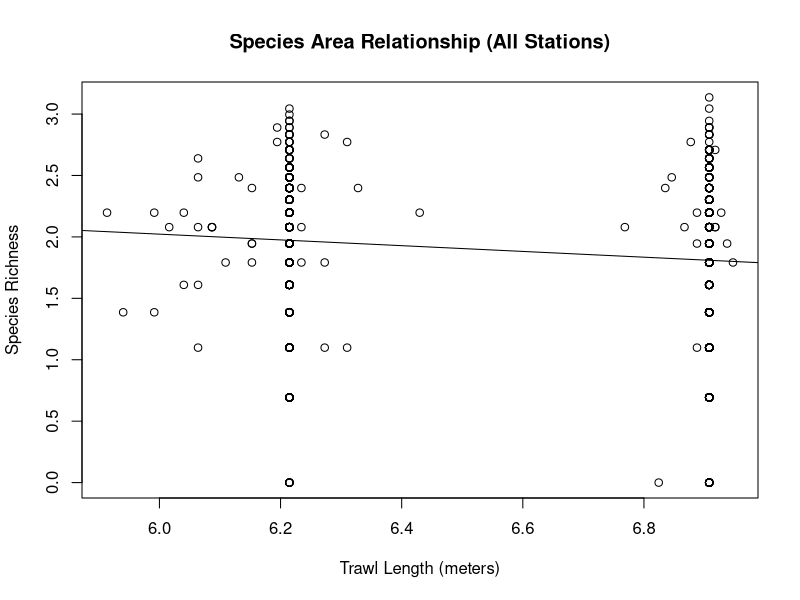
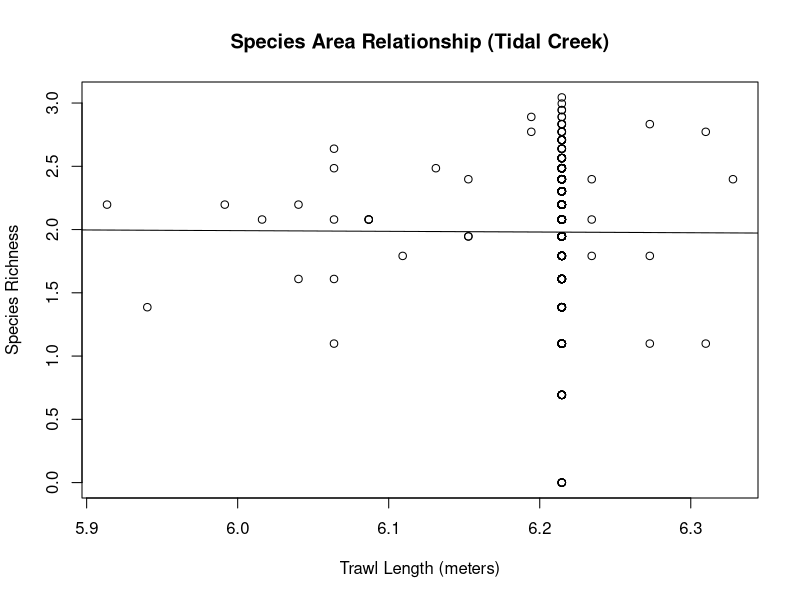
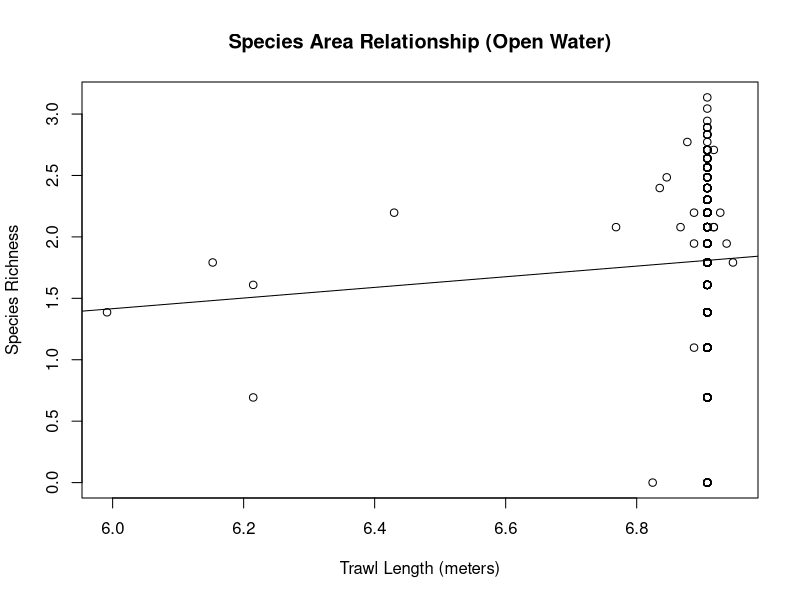
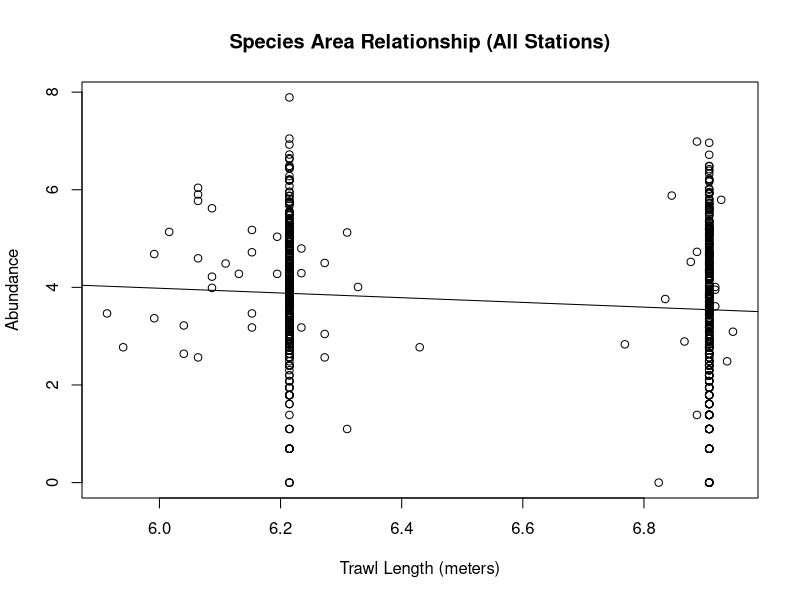
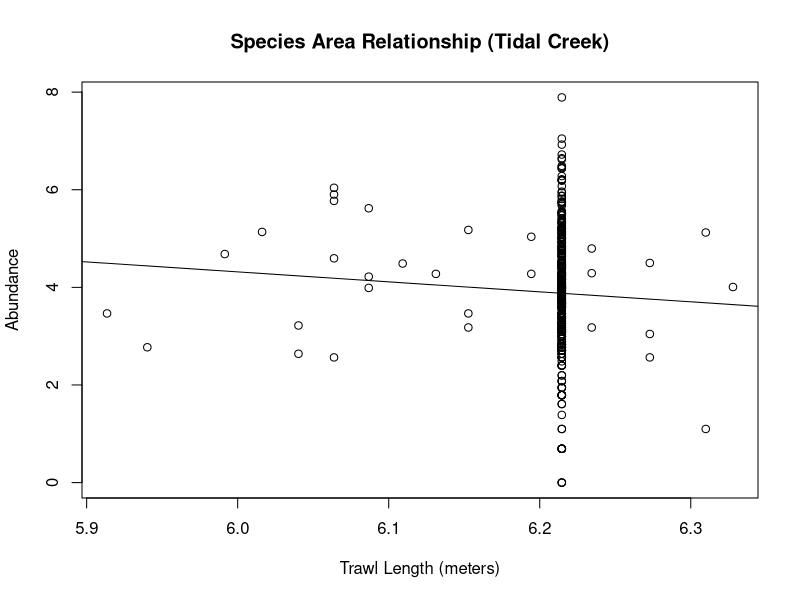
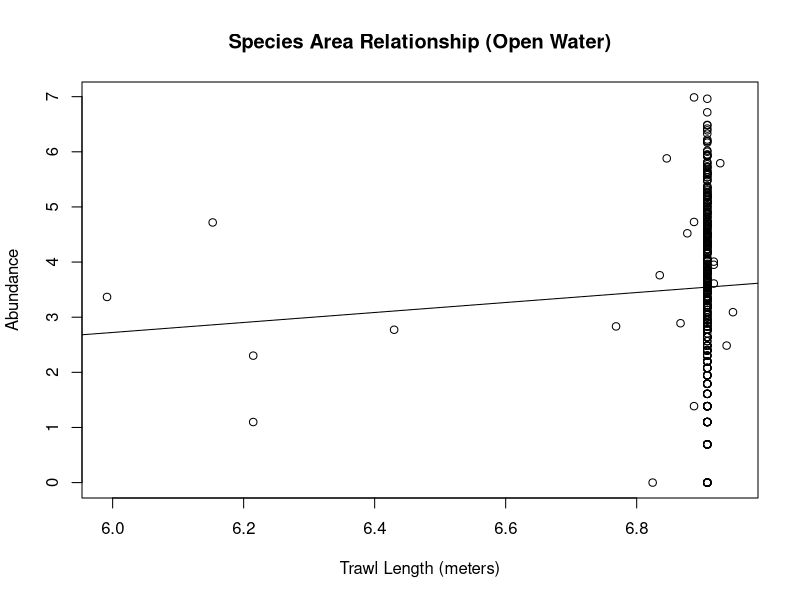

R code for these plots, in order:
#SPECIES AREA RELATIONSHIPS
#analyze pattern between trawl distances and species richness/abundance (ie, do longer trawls produce more individuals/generate higher species richness)

#load required packages
library(tidyverse)

#STEP 1: DATA WRANGLING

#import dataset
trawl_raw_data <- read.csv("./data/trawl_species_data_raw.csv")

#group raw data by station, summarize data to get richness and abundance
trawl_new <- trawl_raw_data %>% group_by(STATION_ID, STATION_TYPE) %>% summarize(n_distinct(SP_CODE, na.rm = T), sum(ABUNDANCE))

#total trawl distances by removing duplicate records created by rows of species, group by station, and total trawl tow distance
trawl_tow_dist <- trawl_raw_data[,c(3,4,6)] %>% distinct(SAMPLE_ID, .keep_all = T) %>% group_by(STATION_ID) %>% summarize(sum(TOW_DIST_m))

#combine resulting dataframes back into one
trawl_dataset <- full_join(trawl_new, trawl_tow_dist, by = "STATION_ID")

#rename columns
names(trawl_dataset) <- c("STATION_ID", "STATION_TYPE", "SP_RICH", "ABUNDANCE", "TOW_DIST_m")

#remove trawls with 0 sp richness and 0 abundances (as the following plots will be log transformed)
trawl_data_final <- trawl_dataset %>% filter(SP_RICH != 0)

#STEP 2: MODELLING 

#create linear models between species richness/abundance and trawl distances (log-log SAR) for all stations and separated by station type

lm_rich_dist_all   <- lm(log(SP_RICH) ~ log(TOW_DIST_m), data = trawl_data_final)
lm_rich_dist_tidal <- lm(log(SP_RICH) ~ log(TOW_DIST_m), data = subset(trawl_data_final, STATION_TYPE == "TidalCreek"))
lm_rich_dist_open  <- lm(log(SP_RICH) ~ log(TOW_DIST_m), data = subset(trawl_data_final, STATION_TYPE == "OpenWater"))


lm_abun_dist_all   <- lm(log(ABUNDANCE) ~ log(TOW_DIST_m), data = trawl_data_final)
lm_abun_dist_tidal <- lm(log(ABUNDANCE) ~ log(TOW_DIST_m), data = subset(trawl_data_final, STATION_TYPE == "TidalCreek"))
lm_abun_dist_open  <- lm(log(ABUNDANCE) ~ log(TOW_DIST_m), data = subset(trawl_data_final, STATION_TYPE == "OpenWater"))

#plot relationships

plot_rich_dist_all   <- plot(log(SP_RICH) ~ log(TOW_DIST_m), data = trawl_data_final, 
                             xlab = "Trawl Length (meters)", ylab = "Species Richness", main = "Species Area Relationship (All Stations)") + 
                        abline(lm_rich_dist_all)

plot_rich_dist_tidal <- plot(log(SP_RICH) ~ log(TOW_DIST_m), data = subset(trawl_data_final, STATION_TYPE == "TidalCreek"),
                             xlab = "Trawl Length (meters)", ylab = "Species Richness", main = "Species Area Relationship (Tidal Creek)") + 
                        abline(lm_rich_dist_tidal)

plot_rich_dist_open  <- plot(log(SP_RICH) ~ log(TOW_DIST_m), data = subset(trawl_data_final, STATION_TYPE == "OpenWater"),
                             xlab = "Trawl Length (meters)", ylab = "Species Richness", main = "Species Area Relationship (Open Water)") + 
                        abline(lm_rich_dist_open)

plot_abun_dist_all   <- plot(log(ABUNDANCE) ~ log(TOW_DIST_m), data = trawl_data_final,
                             xlab = "Trawl Length (meters)", ylab = "Abundance", main = "Species Area Relationship (All Stations)") + 
                        abline(lm_abun_dist_all)

plot_abun_dist_tidal <- plot(log(ABUNDANCE) ~ log(TOW_DIST_m), data = subset(trawl_data_final, STATION_TYPE == "TidalCreek"),
                             xlab = "Trawl Length (meters)", ylab = "Abundance", main = "Species Area Relationship (Tidal Creek)") + 
                        abline(lm_abun_dist_tidal)

plot_abun_dist_open  <- plot(log(ABUNDANCE) ~ log(TOW_DIST_m), data = subset(trawl_data_final, STATION_TYPE == "OpenWater"),
                             xlab = "Trawl Length (meters)", ylab = "Abundance", main = "Species Area Relationship (Open Water)") + 
                        abline(lm_abun_dist_open)
     